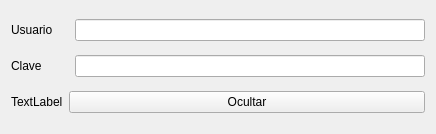
<?xml version="1.0" encoding="UTF-8"?>
<ui version="4.0">
 <class>Login</class>
 <widget class="QWidget" name="Login">
  <property name="geometry">
   <rect>
    <x>0</x>
    <y>0</y>
    <width>436</width>
    <height>134</height>
   </rect>
  </property>
  <property name="windowTitle">
   <string>Login</string>
  </property>
  <layout class="QGridLayout" name="gridLayout">
   <item row="1" column="2">
    <widget class="QLineEdit" name="leClave">
     <property name="echoMode">
      <enum>QLineEdit::Password</enum>
     </property>
    </widget>
   </item>
   <item row="1" column="0">
    <widget class="QLabel" name="lClave">
     <property name="text">
      <string>Clave</string>
     </property>
    </widget>
   </item>
   <item row="0" column="2">
    <widget class="QLineEdit" name="leTemp"/>
   </item>
   <item row="0" column="0">
    <widget class="QLabel" name="lUsuario">
     <property name="text">
      <string>Usuario</string>
     </property>
    </widget>
   </item>
   <item row="2" column="0">
    <widget class="QLabel" name="lTemp">
     <property name="text">
      <string>TextLabel</string>
     </property>
    </widget>
   </item>
   <item row="2" column="1" colspan="2">
    <widget class="QPushButton" name="hideTemp">
     <property name="text">
      <string>Ocultar</string>
     </property>
    </widget>
   </item>
  </layout>
 </widget>
 <resources/>
 <connections/>
</ui>
